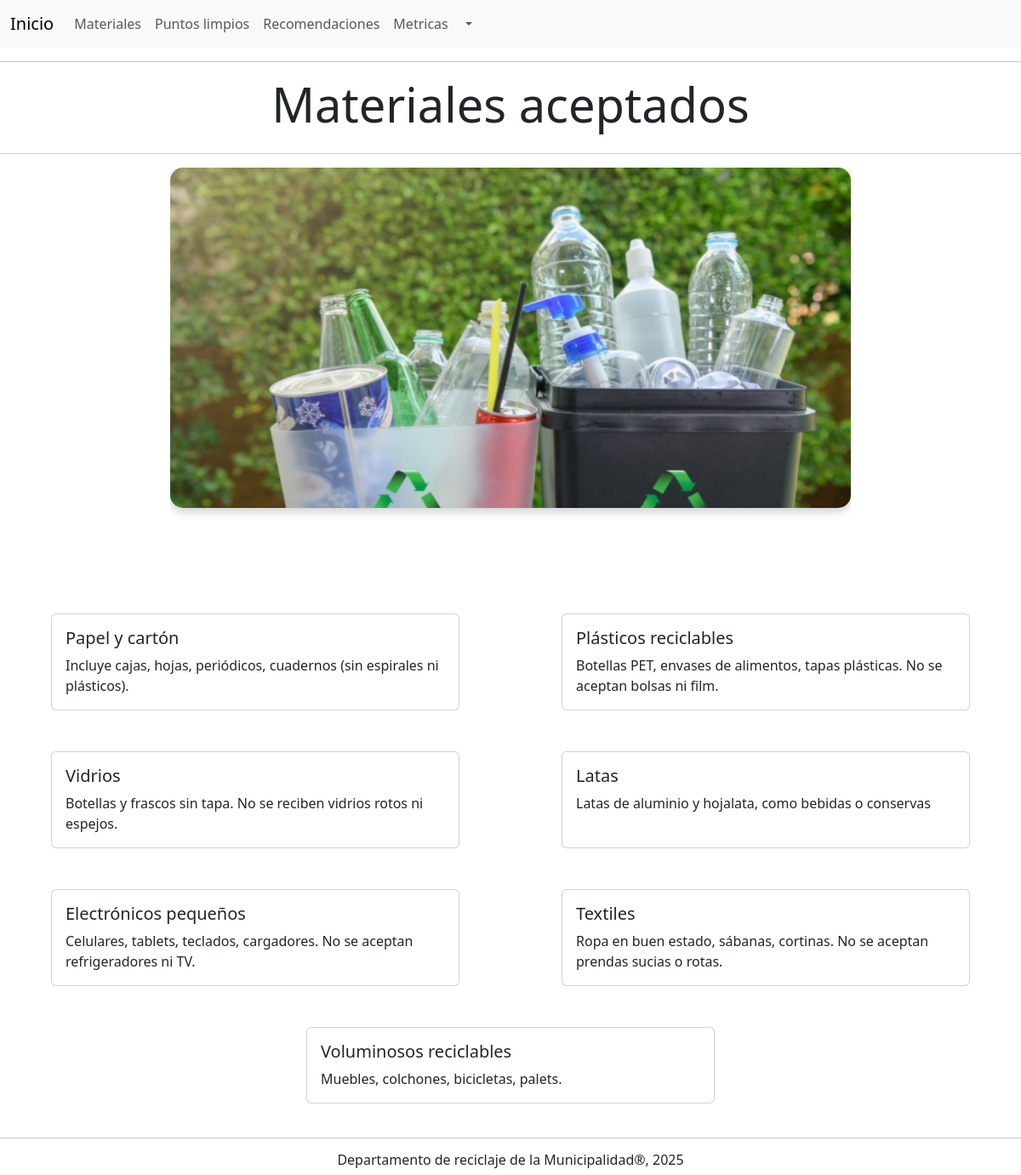
/materiales, run on the app's committed database.
### core/models.py (models this page shows, shortened)
class TipoMaterial(models.Model):
    codigo = models.CharField(max_length=10, unique=True)
    tipomat = models.CharField(max_length=100)
    descripcion = models.TextField(max_length=100, default="Sin descripcion")

### core/views.py (the view)
# urls.py: path('materiales',views.materiales, name="materiales"),
def materiales(request):
    materiales = TipoMaterial.objects.all()
    data={
        "materiales": materiales
    }
    return render(request,'core/materiales.html',data)

### core/templates/core/materiales.html (shortened to what this page needs)
{%extends 'core/base.html'%}
{% load static %}
{% block contenido %}
<hr>
<h1 class="subtitulo display-4 text-center mb-4">Materiales aceptados</h1>
<hr>
<div id="carouselExampleAutoplaying" class="carousel slide" data-bs-ride="carousel">
  <div class="carousel-inner carousel-pequeno">
    <div class="carousel-item active">
      <img src="{% static 'images/plastico.jpg' %}" class="d-block w-100" alt="...">
    </div>
  </div>
</div>
<div class="d-flex justify-content-around flex-wrap">
  {% for material in materiales %}
    <div class="card m-4" style="width: 30rem;">
      <div class="card-body">
        <h5 class="card-title">{{ material.tipomat }}</h5>
        <p class="card-text">{{ material.descripcion }}</p>
      </div>
    </div>
  {% endfor %}
</div>
{% endblock %}

### core/static/css/styles.css (style rules this page uses)
body { background-image: url(../images/verde.jpg); background-repeat: no-repeat; background-attachment: fixed; background-size: cover; }
.subtitulo { text-align: center; }
.carousel-inner img { border-radius: 15px; box-shadow: 0 4px 12px rgba(0, 0, 0, 0.2); }
.carousel-pequeno { height: 500px; max-width: 800px; margin: 0 auto; object-fit: cover; }
.carousel-pequeno img { max-height: 400px; object-fit: cover; }

### data on the page
TipoMaterial: tipomat "Papel y cartón", descripcion "Incluye cajas, hojas, periódicos, cuadernos (sin espirales ni plásticos)."
TipoMaterial: tipomat "Plásticos reciclables", descripcion "Botellas PET, envases de alimentos, tapas plásticas. No se aceptan bolsas ni film."
TipoMaterial: tipomat "Vidrios", descripcion "Botellas y frascos sin tapa. No se reciben vidrios rotos ni espejos."
TipoMaterial: tipomat "Latas", descripcion "Latas de aluminio y hojalata, como bebidas o conservas"
TipoMaterial: tipomat "Electrónicos pequeños", descripcion "Celulares, tablets, teclados, cargadores. No se aceptan refrigeradores ni TV."
TipoMaterial: tipomat "Textiles", descripcion "Ropa en buen estado, sábanas, cortinas. No se aceptan prendas sucias o rotas."
TipoMaterial: tipomat "Voluminosos reciclables", descripcion "Muebles, colchones, bicicletas, palets."
